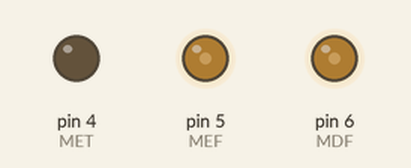
The sketch below on a simulated Arduino Uno, built with avr-gcc and run on an emulated ATmega328P. Shown: output pins drawn as LEDs (lit = HIGH).

Above: at 0.1 s.
Timing chart, 0 to 1.6 s (numbered marks = the images above):
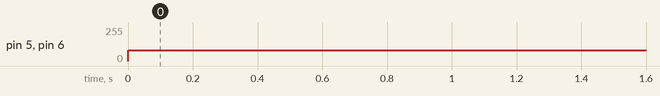

The sketch:

codigo_rodrigo.ino
```cpp
  #define MET 4  //ESQUERDA - TRAZ
  #define MEF 5   //ESQUERDA - FRENTE
  #define MDF 6   //DIREITA - FRENTE
  #define MDT 7  //DIREITA - TRAZ

   # define velocidade 80 // Define a velocidade padrão, pode variar de 0 (minimo) até 255 (máximo)
    int vVA;
    int vVB;
void setup() {
  // put your setup code here, to run once:
   pinMode (MET, OUTPUT);
   pinMode (MEF, OUTPUT);
   pinMode (MDF, OUTPUT);
   pinMode (MEF, OUTPUT);

    analogWrite (MEF, LOW); //Low significa "desligado"
    analogWrite (MDF, LOW);
}

void loop() {
  // put your main code here, to run repeatedly:
    analogWrite (MEF, velocidade); //Aqui esta dizendo que o motor da esquerda terá a velocidade de vVA
    analogWrite (MDF, velocidade);  //Aqui esta dizendo que o motor da direita terá a velocidade de vVB
    Serial.print("MotorEsquerdaFrente ");
    Serial.print(vVA);
    Serial.print(" MotorDireitaFrente ");
    Serial.println(vVB);


  delay(50);
}
```

Measured:
- by itself, pin 5 (MEF), pin 6 (MDF): 0/255 → 80/255 at 0.00 s
